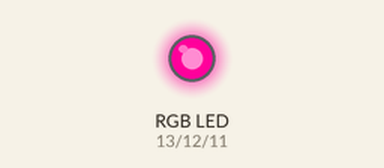
Recording of a sketch running on a simulated Arduino Uno, built with avr-gcc and run on an emulated ATmega328P. Shown: an RGB LED mixed from three pins (HIGH = lit).

Above: at 0.1 s.
Timing chart, 0 to 1.6 s (numbered marks = the images above):
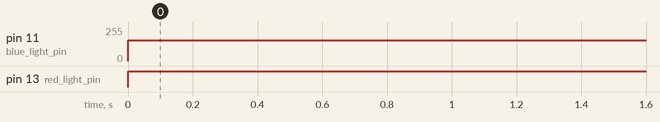

Measured:
- by itself, pin 11 (blue_light_pin): 0/255 → 155/255 at 0.00 s
- by itself, pin 13 (red_light_pin): LOW → HIGH at 0.00 s

The sketch:

rgb.ino
```cpp
int red_light_pin= 13;
int green_light_pin = 12;
int blue_light_pin = 11;
void setup() {
  pinMode(red_light_pin, OUTPUT);
  pinMode(green_light_pin, OUTPUT);
  pinMode(blue_light_pin, OUTPUT);
}
void loop() {
//  RGB_color(255, 0, 0); // Red
//  delay(1000);
//  RGB_color(0, 255, 0); // Green
//  delay(1000);
//  RGB_color(0, 0, 255); // Blue
//  delay(1000);
  RGB_color(255,0,155); // Raspberry
  delay(1000);
  /*RGB_color(0, 255, 255); // Cyan
  delay(1000);
  RGB_color(255, 0, 255); // Magenta
  delay(1000);
  RGB_color(255, 255, 0); // Yellow
  delay(1000);
  RGB_color(255, 255, 255); // White
  delay(1000);*/
}
void RGB_color(int red_light_value, int green_light_value, int blue_light_value)
 {
  analogWrite(red_light_pin, red_light_value);
  analogWrite(green_light_pin, green_light_value);
  analogWrite(blue_light_pin, blue_light_value);
}
```
